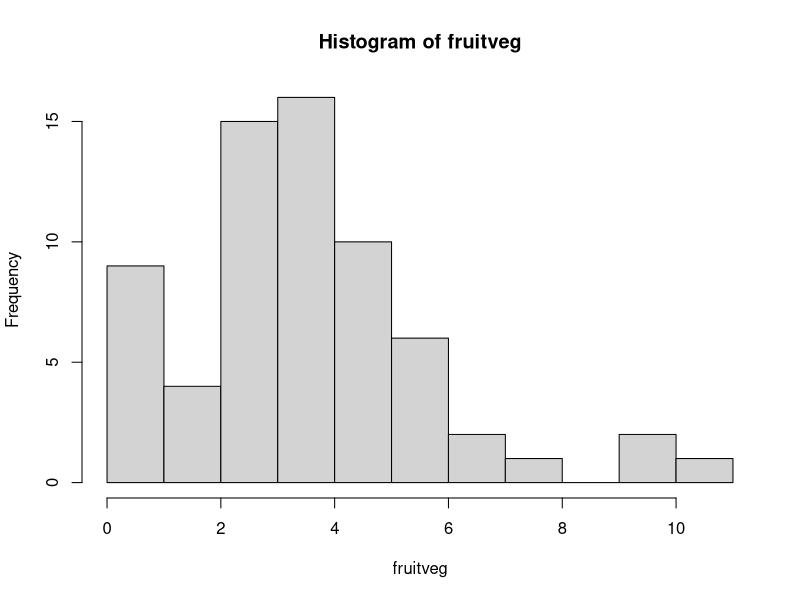
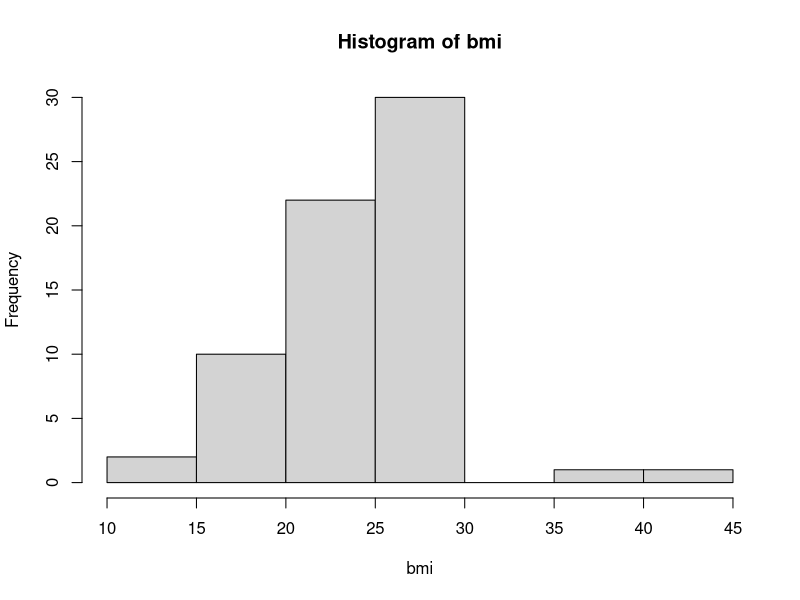
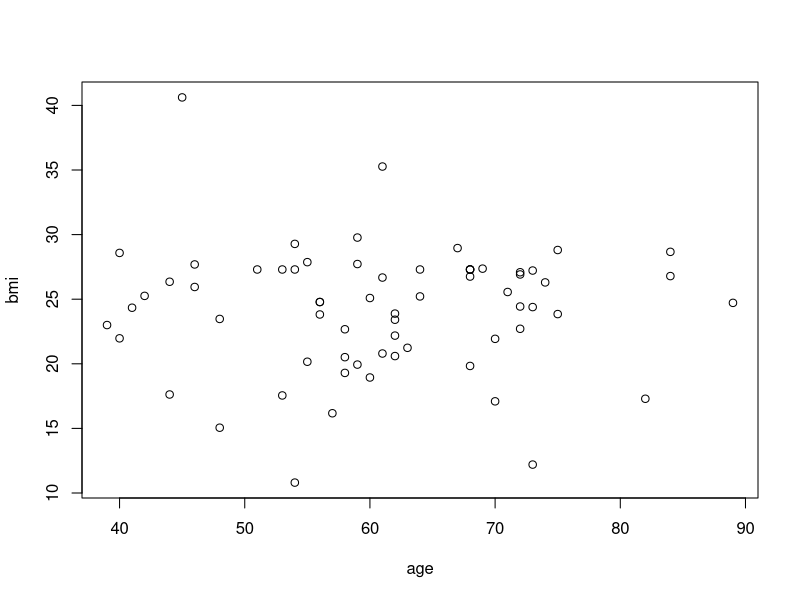
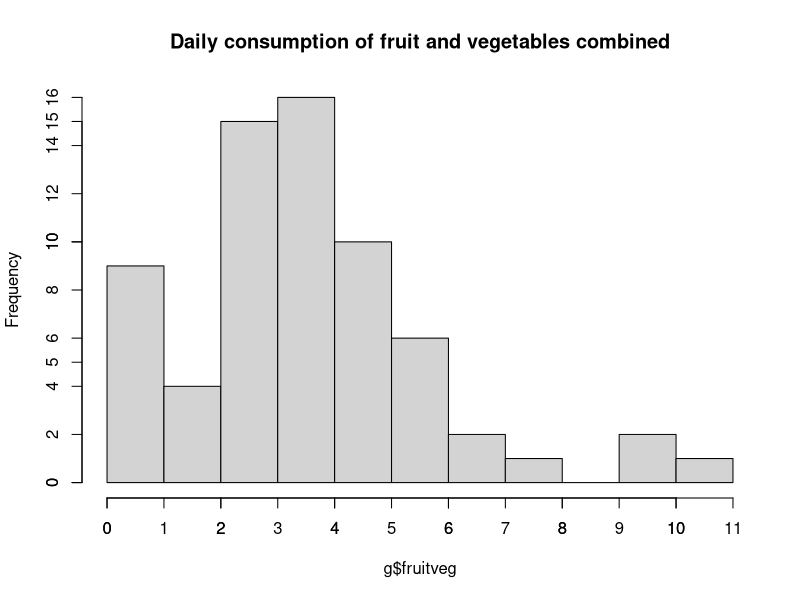
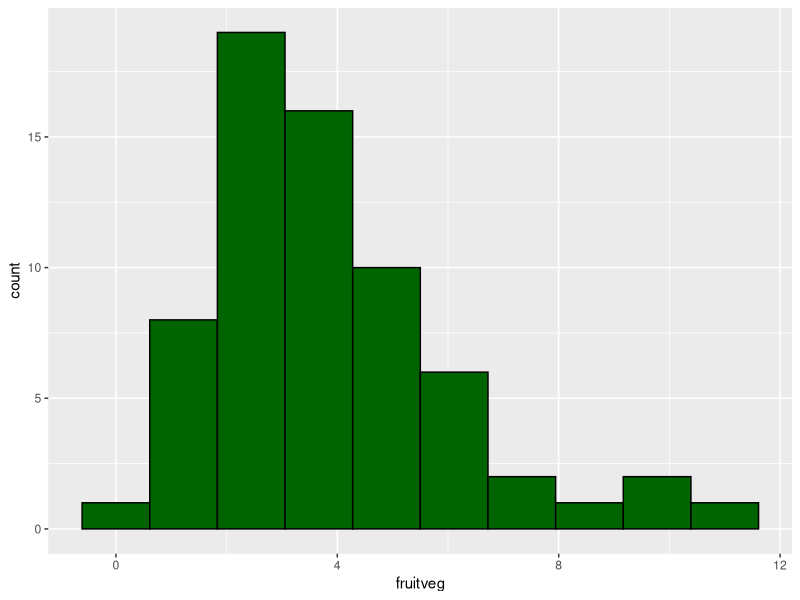

Recreate these plots in R, in order.
#Import dataset 

g <- read.csv(file="cancer data for MOOC 1.csv", header=TRUE, sep=',')

#simple data analysis

gender <- g[,'gender']

#Tabulate gender in two categories, 1 and 0
table(gender)


#calculate food and vegetable consumption

fruit <- g[,'fruit']
veg <- g[,'veg']
fruitveg = fruit + veg
hist(fruitveg)

#BMI

bmi <- g[,'bmi']
summary(bmi)
hist(bmi)

#Age and BMI

age <- g[,'age']
bmi <- g[,'bmi']
plot(age,bmi)

#Calculating how many people eat more than 5 fruit and veg.......

g$fruitveg <- g$fruit + g$veg 
g$five_a_day <- ifelse(g$fruitveg >=5, 1, 0) #if fruitveg is >5, output is 1...
#otherwise output is 0
table(g$five_a_day)

#Improving histograms.......

hist(g$fruitveg,
main = "Daily consumption of fruit and vegetables combined")
axis(side = 1, at = seq(0, 11, 1))
axis(side = 2, at = seq(0, 16, 2))

#seq(0, 11, 1) draws a sequence of numbers from 0 to 11 at intervals of 1

#Using plotting packages

#ggplot() tells R to start making a plot. You layer pieces onto the plot using +
#,and the piece you’re going to add is a histogram using the 
#function geom_histogram(). Within this, you can design the histogram we want. 
#The argument data = g tells R that the data set you want to make your plot 
#from is called g. The next argument aes() is where you describe the variables.

require(ggplot2)
ggplot() + geom_histogram(data = g, aes(x = fruitveg),bins=10,fill = "darkgreen"
                          ,col = "black")
labs(x = "Portions of fruit and vegetables", y = "Frequency") +
  
scale_x_continuous(breaks = seq(from = 0, to = 12, by = 1)) + theme_bw()

#There are some pre-made “themes” that facilitate easy aesthetic improvement 
#of your plots; theme_bw() is one of these

#Classifying BMI into normal (0) or abnormal (1)

g$bmi_state <- ifelse(g$bmi >24.9 |g$bmi <18.5,1,0)
table(g$bmi_state)

#Finding the link of high BMI and cancer.......

g$bmi_over <- ifelse(g$bmi >=25, 1, 0) #if BMI is >25, output is 1 else 0...
#otherwise output is 0
table(g$bmi_over)
chisq.test(x=g$bmi_over,y=g$cancer) 
t.test(g$bmi_over~g$cancer)
